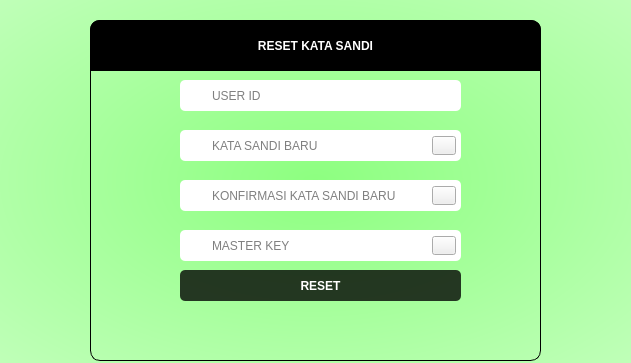
<?xml version="1.0" encoding="UTF-8"?>
<ui version="4.0">
 <class>forgetpass</class>
 <widget class="QWidget" name="forgetpass">
  <property name="windowModality">
   <enum>Qt::NonModal</enum>
  </property>
  <property name="geometry">
   <rect>
    <x>0</x>
    <y>0</y>
    <width>631</width>
    <height>363</height>
   </rect>
  </property>
  <property name="windowTitle">
   <string>RESET KATA SANDI</string>
  </property>
  <property name="windowIcon">
   <iconset resource="assets.qrc">
    <normaloff>:/images/kg-logo.png</normaloff>:/images/kg-logo.png</iconset>
  </property>
  <property name="styleSheet">
   <string notr="true">QWidget#forgetpass{
background-color: qradialgradient(spread:pad, cx:0.5, cy:0.5, radius:1.606, fx:0.5, fy:0.5, stop:0 rgb(141, 255, 128), stop:1 rgba(255, 255, 255, 255));
}</string>
  </property>
  <widget class="QFrame" name="frame">
   <property name="geometry">
    <rect>
     <x>90</x>
     <y>20</y>
     <width>451</width>
     <height>341</height>
    </rect>
   </property>
   <property name="styleSheet">
    <string notr="true">QFrame#frame{
border-radius: 10px;
border: 1px solid black;
}</string>
   </property>
   <property name="frameShape">
    <enum>QFrame::StyledPanel</enum>
   </property>
   <property name="frameShadow">
    <enum>QFrame::Raised</enum>
   </property>
   <widget class="QLineEdit" name="userid">
    <property name="geometry">
     <rect>
      <x>90</x>
      <y>60</y>
      <width>281</width>
      <height>31</height>
     </rect>
    </property>
    <property name="styleSheet">
     <string notr="true">QLineEdit#userid{
padding: 1px 1px 1px 30px;
border-radius: 5px;
}</string>
    </property>
    <property name="maxLength">
     <number>20</number>
    </property>
    <property name="placeholderText">
     <string>USER ID</string>
    </property>
   </widget>
   <widget class="QLineEdit" name="password">
    <property name="geometry">
     <rect>
      <x>90</x>
      <y>110</y>
      <width>281</width>
      <height>31</height>
     </rect>
    </property>
    <property name="styleSheet">
     <string notr="true">QLineEdit#password{
padding: 1px 1px 1px 30px;
border-radius: 5px;
}</string>
    </property>
    <property name="maxLength">
     <number>20</number>
    </property>
    <property name="echoMode">
     <enum>QLineEdit::Password</enum>
    </property>
    <property name="placeholderText">
     <string>KATA SANDI BARU</string>
    </property>
   </widget>
   <widget class="QLineEdit" name="masterkey">
    <property name="geometry">
     <rect>
      <x>90</x>
      <y>210</y>
      <width>281</width>
      <height>31</height>
     </rect>
    </property>
    <property name="styleSheet">
     <string notr="true">QLineEdit#masterkey{
padding: 1px 1px 1px 30px;
border-radius: 5px;
}</string>
    </property>
    <property name="maxLength">
     <number>20</number>
    </property>
    <property name="echoMode">
     <enum>QLineEdit::Password</enum>
    </property>
    <property name="placeholderText">
     <string>MASTER KEY</string>
    </property>
   </widget>
   <widget class="QLineEdit" name="confirmpassword">
    <property name="geometry">
     <rect>
      <x>90</x>
      <y>160</y>
      <width>281</width>
      <height>31</height>
     </rect>
    </property>
    <property name="styleSheet">
     <string notr="true">QLineEdit#confirmpassword{
padding: 1px 1px 1px 30px;
border-radius: 5px;
}</string>
    </property>
    <property name="maxLength">
     <number>20</number>
    </property>
    <property name="echoMode">
     <enum>QLineEdit::Password</enum>
    </property>
    <property name="placeholderText">
     <string>KONFIRMASI KATA SANDI BARU</string>
    </property>
   </widget>
   <widget class="QLabel" name="header">
    <property name="geometry">
     <rect>
      <x>0</x>
      <y>0</y>
      <width>451</width>
      <height>51</height>
     </rect>
    </property>
    <property name="styleSheet">
     <string notr="true">QLabel{
background-color: #000000;
font: 75 24pt &quot;Source Code Pro&quot;;
font-weight: bold;
color: #ffffff;
border-top-right-radius: 10px;
border-top-left-radius: 10px;
}</string>
    </property>
    <property name="text">
     <string>RESET KATA SANDI</string>
    </property>
    <property name="alignment">
     <set>Qt::AlignCenter</set>
    </property>
   </widget>
   <widget class="QPushButton" name="reset">
    <property name="geometry">
     <rect>
      <x>90</x>
      <y>250</y>
      <width>281</width>
      <height>31</height>
     </rect>
    </property>
    <property name="cursor">
     <cursorShape>PointingHandCursor</cursorShape>
    </property>
    <property name="styleSheet">
     <string notr="true">QPushButton#reset{
border-radius: 5px;
background-color: rgba(0, 0, 0,200);
font: 16pt &quot;Source Code Pro&quot;;
font-weight: bold;
color: #ffffff;
}</string>
    </property>
    <property name="text">
     <string>RESET</string>
    </property>
   </widget>
   <widget class="QLabel" name="useridicon">
    <property name="geometry">
     <rect>
      <x>94</x>
      <y>65</y>
      <width>19</width>
      <height>20</height>
     </rect>
    </property>
    <property name="styleSheet">
     <string notr="true">QLabel#useridicon{
border-image: url(:/images/user-logo.png) 0 0 0 0 stretch stretch;
}</string>
    </property>
    <property name="text">
     <string/>
    </property>
   </widget>
   <widget class="QLabel" name="passicon1">
    <property name="geometry">
     <rect>
      <x>91</x>
      <y>116</y>
      <width>26</width>
      <height>21</height>
     </rect>
    </property>
    <property name="styleSheet">
     <string notr="true">QLabel#passicon1{
border-image:url(:/images/lock-logo.png) 0 0 0 0 stretch stretch;
}</string>
    </property>
    <property name="text">
     <string/>
    </property>
   </widget>
   <widget class="QLabel" name="passicon2">
    <property name="geometry">
     <rect>
      <x>91</x>
      <y>166</y>
      <width>26</width>
      <height>21</height>
     </rect>
    </property>
    <property name="styleSheet">
     <string notr="true">QLabel#passicon2{
border-image:url(:/images/lock-logo.png) 0 0 0 0 stretch stretch;
}</string>
    </property>
    <property name="text">
     <string/>
    </property>
   </widget>
   <widget class="QLabel" name="passicon3">
    <property name="geometry">
     <rect>
      <x>91</x>
      <y>216</y>
      <width>26</width>
      <height>21</height>
     </rect>
    </property>
    <property name="styleSheet">
     <string notr="true">QLabel#passicon3{
border-image:url(:/images/lock-logo.png) 0 0 0 0 stretch stretch;
}</string>
    </property>
    <property name="text">
     <string/>
    </property>
   </widget>
   <widget class="QPushButton" name="showpass">
    <property name="geometry">
     <rect>
      <x>342</x>
      <y>116</y>
      <width>24</width>
      <height>19</height>
     </rect>
    </property>
    <property name="styleSheet">
     <string notr="true">QPushButton#showpass{
border-image:url(:/images/show-pass.png) 0 0 0 0 stretch stretch;
}</string>
    </property>
    <property name="text">
     <string/>
    </property>
   </widget>
   <widget class="QPushButton" name="showconfpass">
    <property name="geometry">
     <rect>
      <x>342</x>
      <y>166</y>
      <width>24</width>
      <height>19</height>
     </rect>
    </property>
    <property name="styleSheet">
     <string notr="true">QPushButton#showconfpass{
border-image:url(:/images/show-pass.png) 0 0 0 0 stretch stretch;
}</string>
    </property>
    <property name="text">
     <string/>
    </property>
   </widget>
   <widget class="QPushButton" name="showmasterkey">
    <property name="geometry">
     <rect>
      <x>342</x>
      <y>216</y>
      <width>24</width>
      <height>19</height>
     </rect>
    </property>
    <property name="styleSheet">
     <string notr="true">QPushButton#showmasterkey{
border-image:url(:/images/show-pass.png) 0 0 0 0 stretch stretch;
}</string>
    </property>
    <property name="text">
     <string/>
    </property>
   </widget>
   <widget class="QLabel" name="warning">
    <property name="geometry">
     <rect>
      <x>0</x>
      <y>290</y>
      <width>451</width>
      <height>41</height>
     </rect>
    </property>
    <property name="styleSheet">
     <string notr="true">QLine#warning{
font: 75 14pt &quot;Source Code Pro&quot;;
color: #ff0000;
font-weight: 500;
}</string>
    </property>
    <property name="text">
     <string/>
    </property>
    <property name="alignment">
     <set>Qt::AlignCenter</set>
    </property>
   </widget>
   <widget class="QLabel" name="information">
    <property name="geometry">
     <rect>
      <x>0</x>
      <y>290</y>
      <width>451</width>
      <height>41</height>
     </rect>
    </property>
    <property name="styleSheet">
     <string notr="true">QLabel#information{
font: 75 14pt &quot;Source Code Pro&quot;;
color: #00ff00;
font-weight: 500;
}</string>
    </property>
    <property name="text">
     <string/>
    </property>
    <property name="alignment">
     <set>Qt::AlignCenter</set>
    </property>
   </widget>
  </widget>
 </widget>
 <tabstops>
  <tabstop>userid</tabstop>
  <tabstop>password</tabstop>
  <tabstop>showpass</tabstop>
  <tabstop>confirmpassword</tabstop>
  <tabstop>showconfpass</tabstop>
  <tabstop>masterkey</tabstop>
  <tabstop>showmasterkey</tabstop>
  <tabstop>reset</tabstop>
 </tabstops>
 <resources>
  <include location="assets.qrc"/>
 </resources>
 <connections/>
</ui>
